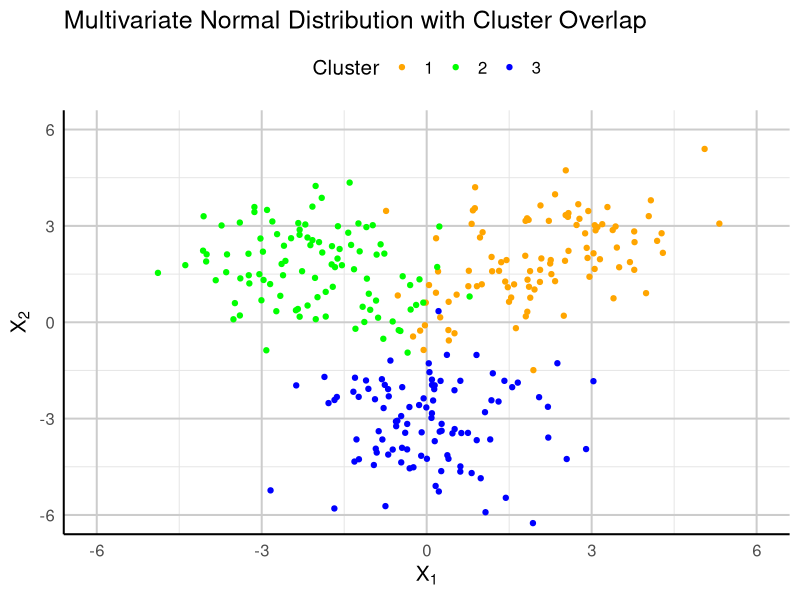
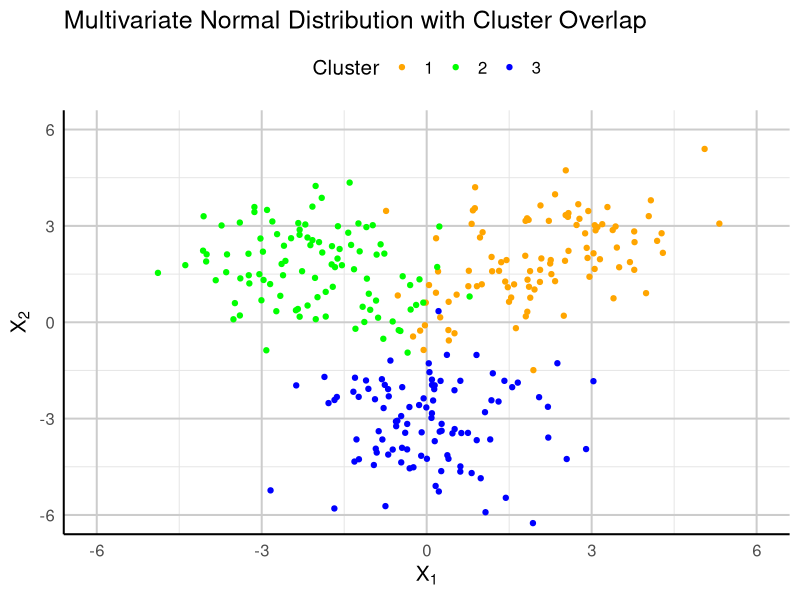

The R source for these figures, in order:
# Load libraries
library(MASS)
library(ggplot2)

# Setting seed
set.seed(241007)

# Define centroids (mean vectors)
mu1 <- c(2, 2)
mu2 <- c(-2, 2)
mu3 <- c(0, -3)

# Adjusted covariance matrices for more overlap
cov1 <- matrix(c(1.5, 0.6, 0.6, 1.5), nrow = 2)
cov2 <- matrix(c(1.5, -0.4, -0.4, 1.5), nrow = 2)
cov3 <- matrix(c(1.5, 0.3, 0.3, 1.5), nrow = 2)

# Sampling 100 data points ~ MultiNormal dist for each centroid
cluster1 <- mvrnorm(100, mu = mu1, Sigma = cov1)
cluster2 <- mvrnorm(100, mu = mu2, Sigma = cov2)
cluster3 <- mvrnorm(100, mu = mu3, Sigma = cov3)

# Combine the data into a single data frame for ggplot
dat1 <- data.frame(
  X1 = c(cluster1[,1], cluster2[,1], cluster3[,1]),
  X2 = c(cluster1[,2], cluster2[,2], cluster3[,2]),
  Cluster = factor(rep(1:3, each = 100))
)

# Define colors for clusters
cluster_colors <- c("orange", "green", "blue")

# Create the ggplot
p <- ggplot(dat1, aes(x = X1, y = X2, color = Cluster)) +
  geom_point(size = 1.5) +
  # stat_ellipse(type = "norm", linetype = "dashed", size = 1) +  # Add ellipses
  scale_color_manual(values = cluster_colors) +
  labs(x = expression(X[1]), y = expression(X[2]), title = "Multivariate Normal Distribution with Cluster Overlap") +
  theme_minimal(base_size = 15) +
  theme(
    panel.grid.major = element_line(color = "grey80", linetype = "solid"),
    panel.grid.minor = element_line(color = "grey90", linetype = "solid"),
    axis.line = element_line(color = "black"),
    legend.position = "top"
  ) +
  coord_cartesian(xlim = c(-6, 6), ylim = c(-6, 6))

p

# Save the plot with high DPI
ggsave("cluster_plot.png", plot = p, width = 8, height = 6, dpi = 1000)
